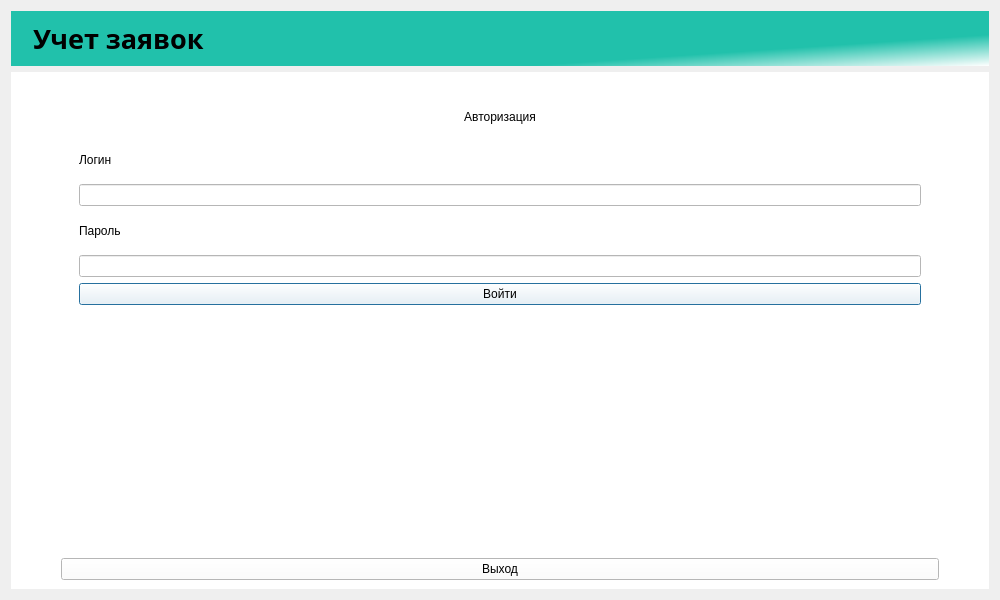
<?xml version="1.0" encoding="UTF-8"?>
<ui version="4.0">
 <class>Dialog</class>
 <widget class="QDialog" name="Dialog">
  <property name="geometry">
   <rect>
    <x>0</x>
    <y>0</y>
    <width>1000</width>
    <height>600</height>
   </rect>
  </property>
  <property name="minimumSize">
   <size>
    <width>1000</width>
    <height>600</height>
   </size>
  </property>
  <property name="windowTitle">
   <string>Dialog</string>
  </property>
  <layout class="QGridLayout" name="gridLayout">
   <item row="1" column="0">
    <widget class="QWidget" name="widget_2" native="true">
     <property name="styleSheet">
      <string notr="true">
background-color: rgb(255, 255, 255);</string>
     </property>
     <layout class="QVBoxLayout" name="verticalLayout_2">
      <property name="leftMargin">
       <number>50</number>
      </property>
      <property name="rightMargin">
       <number>50</number>
      </property>
      <item>
       <widget class="QStackedWidget" name="stackedWidget">
        <property name="currentIndex">
         <number>0</number>
        </property>
        <widget class="QWidget" name="Avtorisation">
         <layout class="QVBoxLayout" name="verticalLayout_5">
          <item>
           <widget class="QWidget" name="widget_4" native="true">
            <property name="styleSheet">
             <string notr="true">background-color: rgb(255, 255, 255);</string>
            </property>
            <layout class="QVBoxLayout" name="verticalLayout_3">
             <item>
              <layout class="QVBoxLayout" name="verticalLayout">
               <item>
                <widget class="QLabel" name="label_3">
                 <property name="layoutDirection">
                  <enum>Qt::LeftToRight</enum>
                 </property>
                 <property name="text">
                  <string>&lt;html&gt;&lt;head/&gt;&lt;body&gt;&lt;p align=&quot;center&quot;&gt;Авторизация&lt;/p&gt;&lt;/body&gt;&lt;/html&gt;</string>
                 </property>
                </widget>
               </item>
               <item>
                <widget class="QLabel" name="Login">
                 <property name="text">
                  <string>Логин</string>
                 </property>
                </widget>
               </item>
               <item>
                <widget class="QLineEdit" name="lineEdit"/>
               </item>
               <item>
                <widget class="QLabel" name="bbb">
                 <property name="text">
                  <string>Пароль</string>
                 </property>
                </widget>
               </item>
               <item>
                <widget class="QLineEdit" name="PasswordField"/>
               </item>
               <item>
                <widget class="QPushButton" name="pushButton">
                 <property name="text">
                  <string>Войти</string>
                 </property>
                </widget>
               </item>
              </layout>
             </item>
            </layout>
           </widget>
          </item>
          <item>
           <widget class="QWidget" name="widget_3" native="true">
            <property name="styleSheet">
             <string notr="true">background-color: rgb(255, 255, 255);</string>
            </property>
            <layout class="QVBoxLayout" name="verticalLayout_4">
             <item>
              <widget class="QLabel" name="error">
               <property name="text">
                <string/>
               </property>
              </widget>
             </item>
            </layout>
           </widget>
          </item>
         </layout>
        </widget>
        <widget class="QWidget" name="Zakazchik">
         <widget class="QLabel" name="label_4">
          <property name="geometry">
           <rect>
            <x>380</x>
            <y>80</y>
            <width>131</width>
            <height>18</height>
           </rect>
          </property>
          <property name="text">
           <string>Заказчик</string>
          </property>
         </widget>
        </widget>
        <widget class="QWidget" name="Master">
         <widget class="QLabel" name="label_5">
          <property name="geometry">
           <rect>
            <x>420</x>
            <y>120</y>
            <width>91</width>
            <height>18</height>
           </rect>
          </property>
          <property name="text">
           <string>Мастер</string>
          </property>
         </widget>
        </widget>
        <widget class="QWidget" name="Operator">
         <widget class="QLabel" name="label_6">
          <property name="geometry">
           <rect>
            <x>430</x>
            <y>130</y>
            <width>101</width>
            <height>41</height>
           </rect>
          </property>
          <property name="text">
           <string>Оператор</string>
          </property>
         </widget>
        </widget>
        <widget class="QWidget" name="Manager">
         <widget class="QLabel" name="label_7">
          <property name="geometry">
           <rect>
            <x>380</x>
            <y>140</y>
            <width>101</width>
            <height>31</height>
           </rect>
          </property>
          <property name="text">
           <string>Manager</string>
          </property>
         </widget>
        </widget>
       </widget>
      </item>
      <item>
       <widget class="QPushButton" name="vihod">
        <property name="text">
         <string>Выход</string>
        </property>
       </widget>
      </item>
     </layout>
    </widget>
   </item>
   <item row="0" column="0">
    <widget class="QWidget" name="widget" native="true">
     <property name="styleSheet">
      <string notr="true">QWidget#widget{
background-color: qlineargradient(spread:pad, x1:0.719626, y1:0.767, x2:1, y2:1, stop:0 rgba(33, 193, 171, 255), stop:1 rgba(255, 255, 255, 255));
}</string>
     </property>
     <layout class="QHBoxLayout" name="horizontalLayout">
      <item>
       <layout class="QFormLayout" name="formLayout">
        <item row="0" column="0">
         <widget class="QLabel" name="label_2">
          <property name="text">
           <string/>
          </property>
          <property name="pixmap">
           <pixmap>борщ.png</pixmap>
          </property>
          <property name="scaledContents">
           <bool>true</bool>
          </property>
         </widget>
        </item>
        <item row="0" column="1">
         <widget class="QLabel" name="label">
          <property name="font">
           <font>
            <family>MathJax_Fraktur</family>
            <pointsize>20</pointsize>
            <italic>false</italic>
            <bold>true</bold>
           </font>
          </property>
          <property name="text">
           <string>Учет заявок</string>
          </property>
         </widget>
        </item>
       </layout>
      </item>
     </layout>
    </widget>
   </item>
  </layout>
 </widget>
 <resources/>
 <connections/>
</ui>
